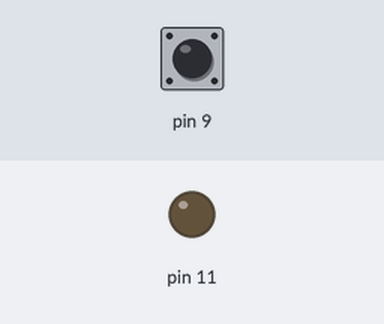
A sketch run on a simulated Arduino Uno, built with avr-gcc and run on an emulated ATmega328P. Shown: output pins drawn as LEDs (lit = HIGH). Inputs (shaded band) come from the test bench; at power-on: pin 9 HIGH.

Above: at 1.3 s.
1.4 s: pin 9 pulled LOW for 0.3 s
At 2.7 s:
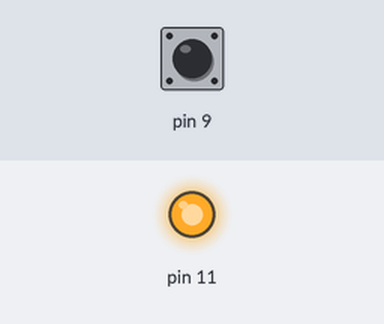
3.2 s: pin 9 pulled LOW for 1 s
At 4.6 s:
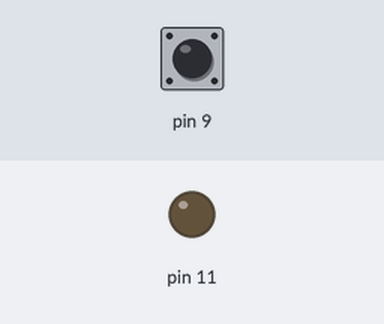
5.7 s: pin 9 pulled LOW for 3.2 s
At 6.6 s:
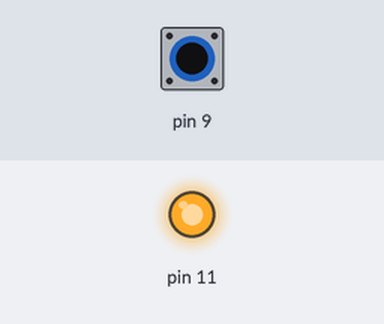
Timing chart, 0 to 8.7 s (numbered marks = the images above; inputs shaded):
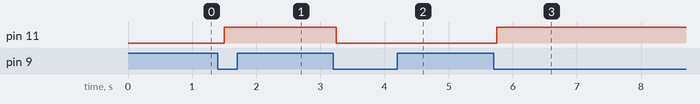

Measured:
- after the input at 1.4 s, pin 11: LOW → HIGH after 0.10 s
- after the input at 3.2 s, pin 11: HIGH → LOW after 0.05 s
- after the input at 5.7 s, pin 11: LOW → HIGH after 0.05 s

The sketch:

task1_0_3.ino
```cpp
//EE25B089 M Nharen

bool on = false;
bool prevhigh = true;

void setup()
{
    pinMode(11,OUTPUT);
    pinMode(9,INPUT_PULLUP);
}

void loop()
{
  	int input = digitalRead(9);
  	if (input == LOW && prevhigh == true)
    {
      on = !on;
      prevhigh = false;
    }

    if (input == HIGH)
    {
      prevhigh = true;
    }

  	if (on == true)
    {
      digitalWrite(11,HIGH);
    }
  	else
    {
      digitalWrite(11,LOW);
    }
  	delay(250);
}

  	
```
